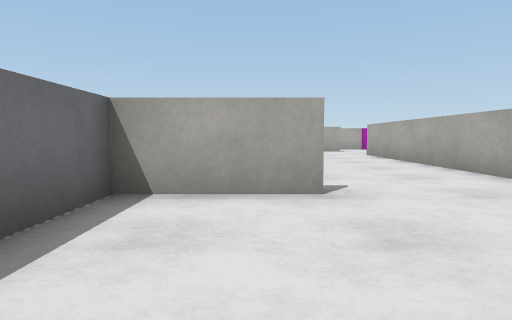
View 1 (above)

24 first-person views from a walk through a Webots world. The camera is 0.06 m above the floor, tilts 4° down and sees 75° across. The floor is counted in squares, 0.1 m on a side. Each view is taken from the middle of a square. On the plan, view 1 faces up. The plan holds only what a view shows up to about 10 squares ahead; the rest is blank. Robots are left out. Webots' stock objects and surfaces are drawn as simple stand-ins.

View 2
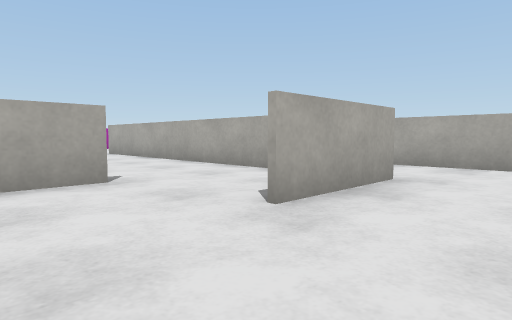

View 3
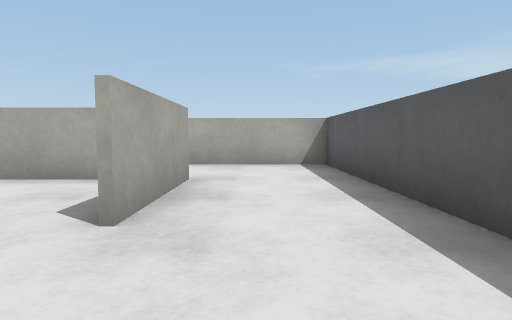

View 4
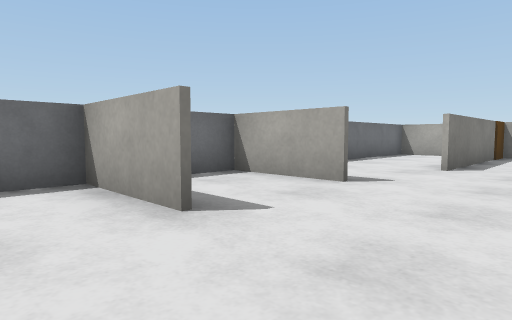

View 5
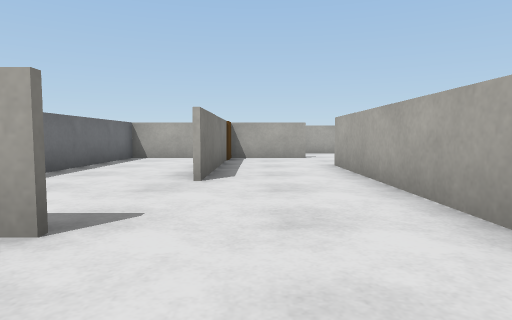

View 6
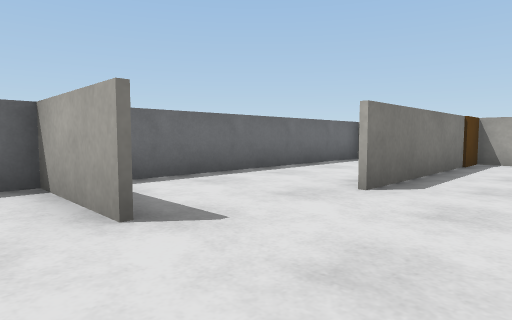

View 7
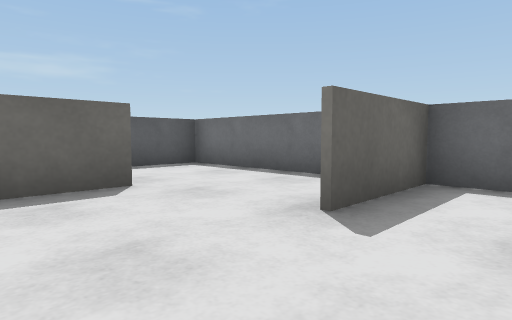

View 8
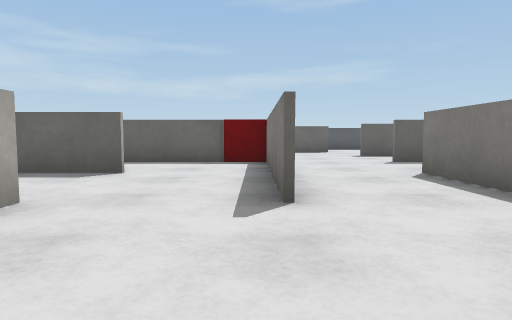

View 9
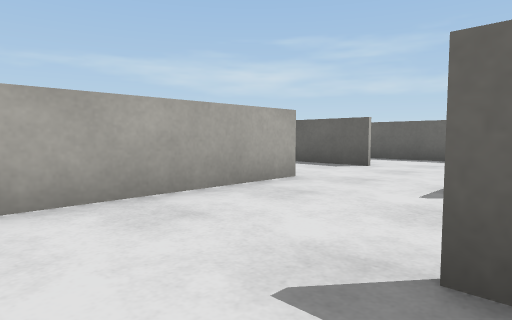

View 10
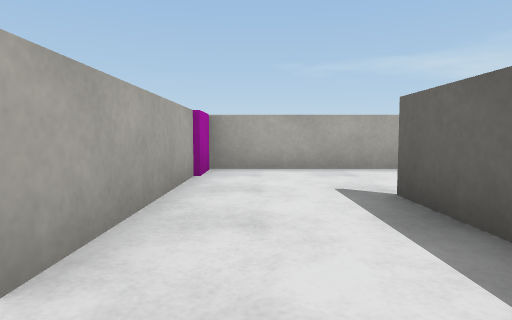

View 11
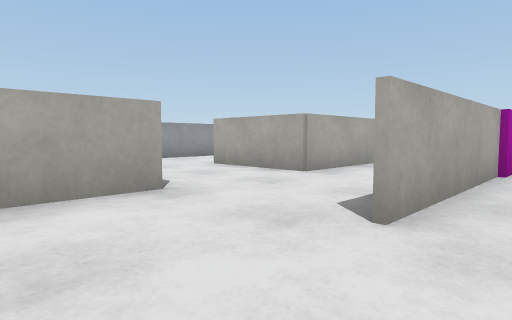

View 12
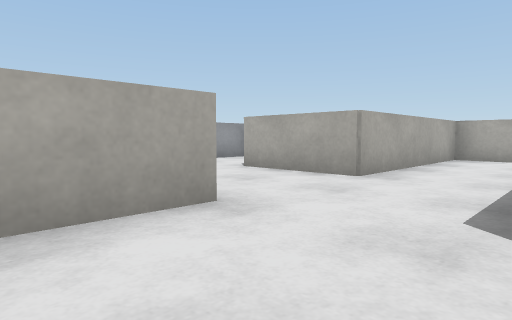

View 13
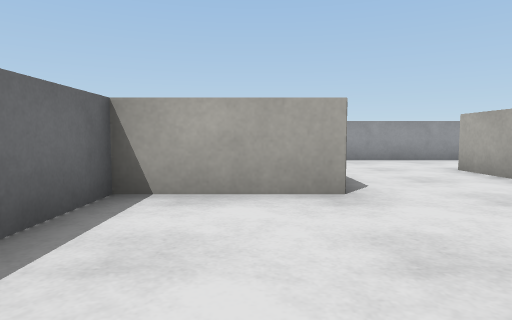

View 14
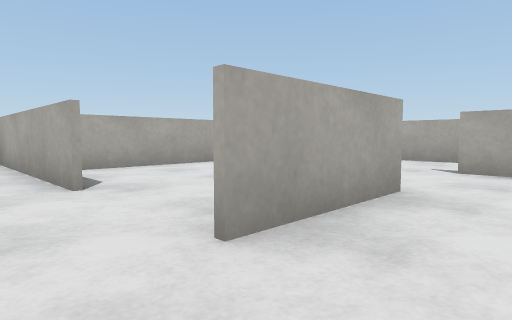

View 15
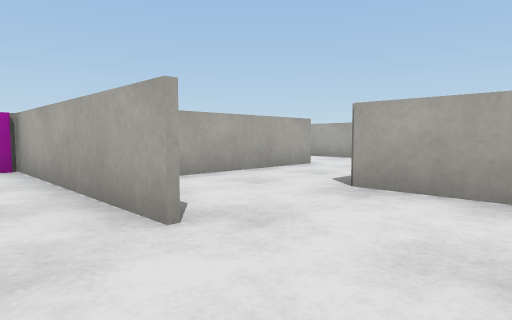

View 16
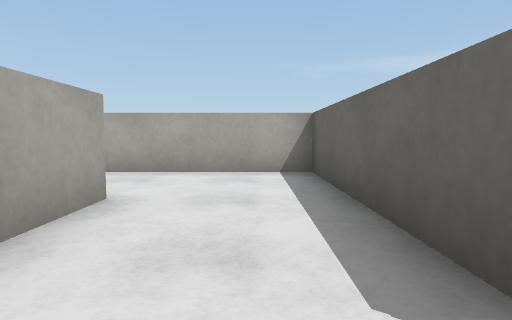

View 17
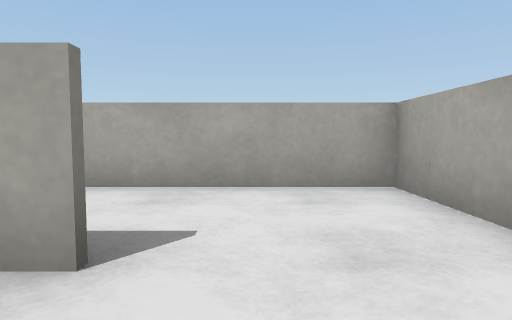

View 18
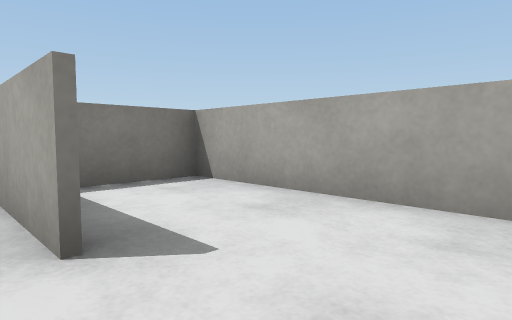

View 19
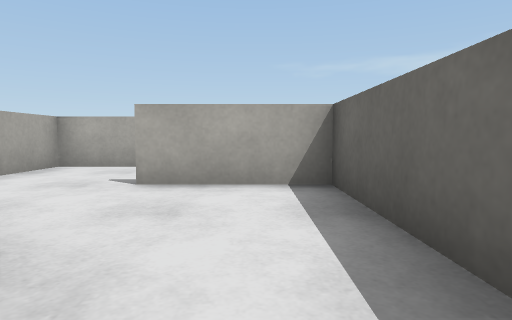

View 20
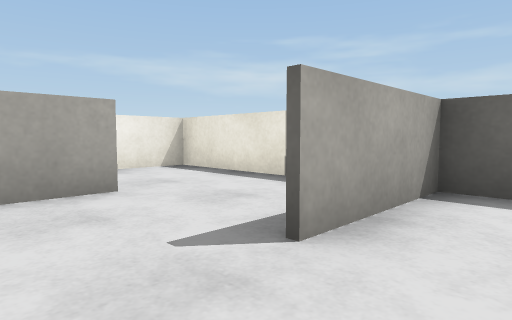

View 21
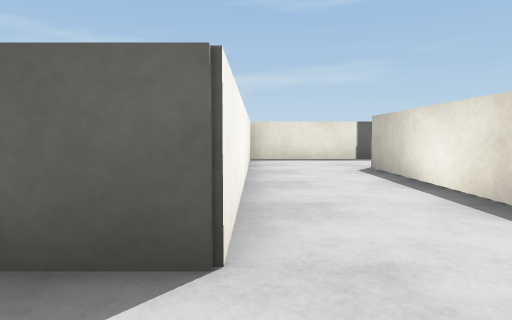

View 22
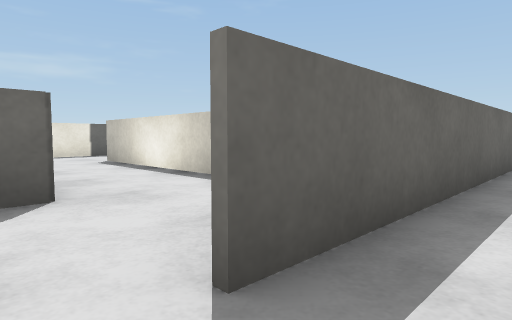

View 23
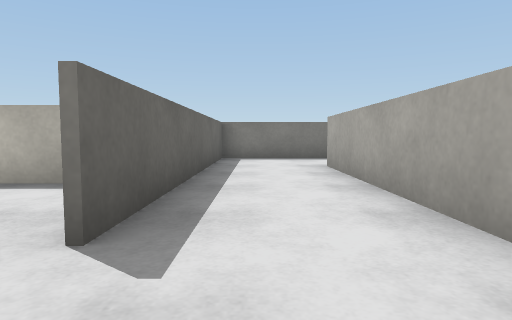

View 24
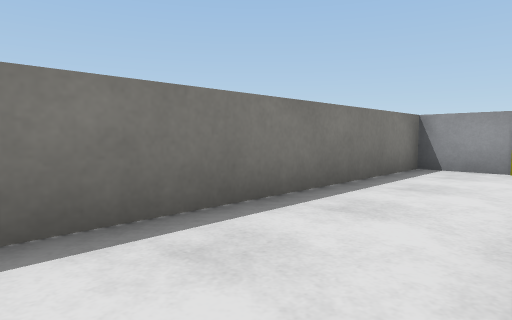

### Floor plan
Key: @ floor where view 1 was taken; # wall or solid block; . floor.
Columns run from 2 left of view 1 to 18 right of it. Each row starts with its distance up from view 1.
 24     #####  ##
 23     ....   #.
 22     ....   #.
 21     ..#    #.
 20     ..#    #.
 19 ####..######.######
 18 #..........#........
 17 #..........#.........
 16  ...#####  ########.
 15  .......#  #....#...
 14 ######..######..#..
 13 #..#....#.......#.##
 12 #..#....#.......#.#
 11 #..#..#.#..######.#
 10 #..#..#....#....#.#
  9 #..#..#..###....#.#
  8 #.....#......#....#
  7 #.....#......#....#
  6 ###...#############
  5 #.....#
  4 ###...#
  3 #.....#
  2 #.....# #
  1 #...###.#
  0 #.@.....#
 -1 #.......#
 -2 #########

Where each view was taken, in squares from view 1:
view 1: 0 up, 0 right, facing up
view 2: 1 down, 1 left, facing up-right
view 3: 0 up, 1 left, facing right
view 4: 2 up, 3 right, facing up-left
view 5: 4 up, 2 right, facing up
view 6: 5 up, 3 right, facing up-left
view 7: 5 up, 3 right, facing down-left
view 8: 14 up, 4 right, facing down
view 9: 15 up, 3 right, facing down-right
view 10: 15 up, 0 right, facing right
view 11: 15 up, 1 left, facing up-right
view 12: 16 up, 1 left, facing up-right
view 13: 15 up, 0 right, facing up
view 14: 7 up, 5 right, facing up-right
view 15: 9 up, 5 right, facing up-right
view 16: 12 up, 8 right, facing right
view 17: 12 up, 12 right, facing up
view 18: 13 up, 13 right, facing up-left
view 19: 7 up, 7 right, facing right
view 20: 10 up, 10 right, facing down-right
view 21: 15 up, 16 right, facing down
view 22: 17 up, 17 right, facing down-left
view 23: 17 up, 18 right, facing left
view 24: 17 up, 11 right, facing up-left
